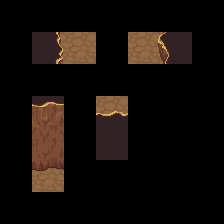

Tiled map render using the project's own tile images. Description and the map definition, with tile-layer contents summarised, below:
An orthogonal 7x7 tile map with 32x32 px tiles, 5 tile layers (Regions, Input_setCave, Output_CaveGround, Output_CaveWall, ...), 1 hidden layer not drawn, 4 tilesets.

<map version="1.0" orientation="orthogonal" width="7" height="7" tilewidth="32" tileheight="32">
 <tileset firstgid="1" name="ruleset" tilewidth="32" tileheight="32">
  <image source="ruleset.png" width="256" height="64" />
 </tileset>
 <tileset firstgid="17" name="mountains" tilewidth="32" tileheight="32">
  <image source="../tiles/mountains.png" width="480" height="288" />
 </tileset>
 <tileset firstgid="152" name="dirt2" tilewidth="32" tileheight="32">
  <image source="../tiles/dirt2.png" width="96" height="192" />
 </tileset>
 <tileset firstgid="170" name="collision" tilewidth="32" tileheight="32">
  <image source="../tiles/collision.png" width="64" height="32" />
 </tileset>
 <layer name="Regions" width="7" height="7">
  <data>[49 cells, 9 non-empty, 1 distinct tile ids]</data>
 </layer>
 <layer name="Input_setCave" width="7" height="7">
  <data>[49 cells, 10 non-empty, 3 distinct tile ids]</data>
 </layer>
 <layer name="Output_CaveGround" width="7" height="7">
  <data>[49 cells, 6 non-empty, 1 distinct tile ids]</data>
 </layer>
 <layer name="Output_CaveWall" width="7" height="7">
  <data>[49 cells, 7 non-empty, 7 distinct tile ids]</data>
 </layer>
 <layer name="Output_CaveOver" width="7" height="7">
  <data>[49 cells, 1 non-empty, 1 distinct tile ids]</data>
 </layer>
 <layer name="Output_Collision" width="7" height="7" visible="0">
  <data>[49 cells, 5 non-empty, 1 distinct tile ids]</data>
 </layer>
</map>
